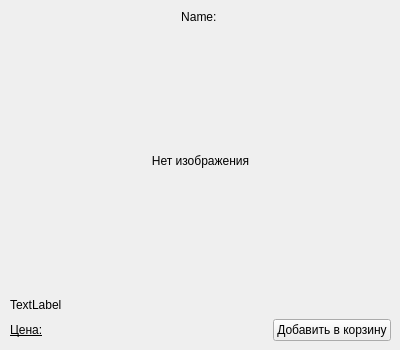
<?xml version="1.0" encoding="UTF-8"?>
<ui version="4.0">
 <class>ProductCard</class>
 <widget class="QWidget" name="ProductCard">
  <property name="geometry">
   <rect>
    <x>0</x>
    <y>0</y>
    <width>400</width>
    <height>350</height>
   </rect>
  </property>
  <property name="sizePolicy">
   <sizepolicy hsizetype="Fixed" vsizetype="Fixed">
    <horstretch>0</horstretch>
    <verstretch>0</verstretch>
   </sizepolicy>
  </property>
  <property name="minimumSize">
   <size>
    <width>400</width>
    <height>350</height>
   </size>
  </property>
  <property name="windowTitle">
   <string>Form</string>
  </property>
  <widget class="QWidget" name="verticalLayoutWidget">
   <property name="geometry">
    <rect>
     <x>10</x>
     <y>10</y>
     <width>381</width>
     <height>331</height>
    </rect>
   </property>
   <layout class="QVBoxLayout" name="verticalLayout">
    <property name="spacing">
     <number>7</number>
    </property>
    <property name="sizeConstraint">
     <enum>QLayout::SizeConstraint::SetNoConstraint</enum>
    </property>
    <property name="leftMargin">
     <number>0</number>
    </property>
    <item>
     <widget class="QLabel" name="nameLabel">
      <property name="sizePolicy">
       <sizepolicy hsizetype="Preferred" vsizetype="Preferred">
        <horstretch>0</horstretch>
        <verstretch>0</verstretch>
       </sizepolicy>
      </property>
      <property name="text">
       <string>Name: </string>
      </property>
      <property name="alignment">
       <set>Qt::AlignmentFlag::AlignCenter</set>
      </property>
      <property name="wordWrap">
       <bool>true</bool>
      </property>
     </widget>
    </item>
    <item>
     <widget class="QLabel" name="imageLabel">
      <property name="sizePolicy">
       <sizepolicy hsizetype="Expanding" vsizetype="Expanding">
        <horstretch>0</horstretch>
        <verstretch>0</verstretch>
       </sizepolicy>
      </property>
      <property name="text">
       <string>Нет изображения</string>
      </property>
      <property name="alignment">
       <set>Qt::AlignmentFlag::AlignCenter</set>
      </property>
     </widget>
    </item>
    <item>
     <widget class="QLabel" name="descriptionLabel">
      <property name="sizePolicy">
       <sizepolicy hsizetype="Preferred" vsizetype="Preferred">
        <horstretch>0</horstretch>
        <verstretch>0</verstretch>
       </sizepolicy>
      </property>
      <property name="text">
       <string>TextLabel</string>
      </property>
      <property name="wordWrap">
       <bool>true</bool>
      </property>
     </widget>
    </item>
    <item>
     <layout class="QHBoxLayout" name="horizontalLayout">
      <item>
       <widget class="QLabel" name="priceLabel">
        <property name="sizePolicy">
         <sizepolicy hsizetype="Preferred" vsizetype="Preferred">
          <horstretch>0</horstretch>
          <verstretch>0</verstretch>
         </sizepolicy>
        </property>
        <property name="font">
         <font>
          <underline>true</underline>
         </font>
        </property>
        <property name="text">
         <string>Цена:</string>
        </property>
        <property name="wordWrap">
         <bool>true</bool>
        </property>
       </widget>
      </item>
      <item>
       <spacer name="horizontalSpacer_3">
        <property name="orientation">
         <enum>Qt::Orientation::Horizontal</enum>
        </property>
        <property name="sizeHint" stdset="0">
         <size>
          <width>40</width>
          <height>20</height>
         </size>
        </property>
       </spacer>
      </item>
      <item>
       <widget class="QPushButton" name="addToCartButton">
        <property name="text">
         <string>Добавить в корзину</string>
        </property>
       </widget>
      </item>
     </layout>
    </item>
   </layout>
  </widget>
 </widget>
 <resources/>
 <connections/>
</ui>
